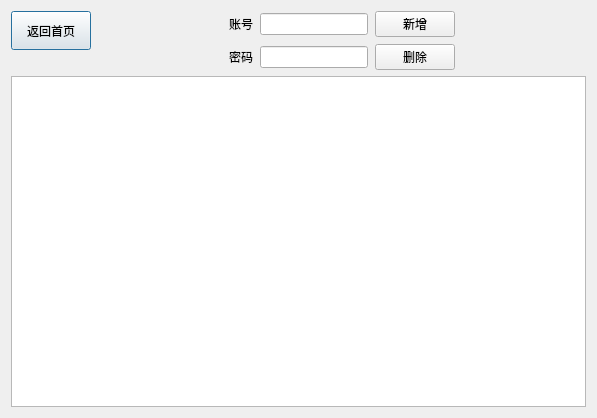
<?xml version="1.0" encoding="UTF-8"?>
<ui version="4.0">
 <class>managewindow</class>
 <widget class="QDialog" name="managewindow">
  <property name="geometry">
   <rect>
    <x>0</x>
    <y>0</y>
    <width>597</width>
    <height>418</height>
   </rect>
  </property>
  <property name="windowTitle">
   <string>Dialog</string>
  </property>
  <property name="sizeGripEnabled">
   <bool>false</bool>
  </property>
  <property name="modal">
   <bool>false</bool>
  </property>
  <layout class="QGridLayout" name="gridLayout_2">
   <item row="0" column="0">
    <layout class="QGridLayout" name="gridLayout">
     <item row="0" column="0">
      <layout class="QHBoxLayout" name="horizontalLayout_3" stretch="1,0,0,5,0,0">
       <property name="spacing">
        <number>7</number>
       </property>
       <item>
        <layout class="QVBoxLayout" name="verticalLayout_3">
         <item>
          <widget class="QPushButton" name="pB_homepage">
           <property name="sizePolicy">
            <sizepolicy hsizetype="Minimum" vsizetype="Minimum">
             <horstretch>0</horstretch>
             <verstretch>0</verstretch>
            </sizepolicy>
           </property>
           <property name="text">
            <string>返回首页</string>
           </property>
          </widget>
         </item>
         <item>
          <spacer name="horizontalSpacer_2">
           <property name="orientation">
            <enum>Qt::Horizontal</enum>
           </property>
           <property name="sizeType">
            <enum>QSizePolicy::Fixed</enum>
           </property>
           <property name="sizeHint" stdset="0">
            <size>
             <width>40</width>
             <height>20</height>
            </size>
           </property>
          </spacer>
         </item>
        </layout>
       </item>
       <item>
        <spacer name="horizontalSpacer_3">
         <property name="orientation">
          <enum>Qt::Horizontal</enum>
         </property>
         <property name="sizeHint" stdset="0">
          <size>
           <width>40</width>
           <height>20</height>
          </size>
         </property>
        </spacer>
       </item>
       <item>
        <layout class="QVBoxLayout" name="verticalLayout_5"/>
       </item>
       <item>
        <layout class="QVBoxLayout" name="verticalLayout_4">
         <item>
          <layout class="QHBoxLayout" name="horizontalLayout_2">
           <item>
            <widget class="QLabel" name="label">
             <property name="sizePolicy">
              <sizepolicy hsizetype="Fixed" vsizetype="Fixed">
               <horstretch>0</horstretch>
               <verstretch>0</verstretch>
              </sizepolicy>
             </property>
             <property name="text">
              <string>账号</string>
             </property>
            </widget>
           </item>
           <item>
            <widget class="QLineEdit" name="lineEdit_acc">
             <property name="sizePolicy">
              <sizepolicy hsizetype="Fixed" vsizetype="Fixed">
               <horstretch>0</horstretch>
               <verstretch>0</verstretch>
              </sizepolicy>
             </property>
            </widget>
           </item>
           <item>
            <widget class="QPushButton" name="pB_addsalesman">
             <property name="sizePolicy">
              <sizepolicy hsizetype="Fixed" vsizetype="Fixed">
               <horstretch>0</horstretch>
               <verstretch>0</verstretch>
              </sizepolicy>
             </property>
             <property name="text">
              <string>新增</string>
             </property>
            </widget>
           </item>
          </layout>
         </item>
         <item>
          <layout class="QHBoxLayout" name="horizontalLayout">
           <item>
            <widget class="QLabel" name="label_2">
             <property name="sizePolicy">
              <sizepolicy hsizetype="Fixed" vsizetype="Fixed">
               <horstretch>0</horstretch>
               <verstretch>0</verstretch>
              </sizepolicy>
             </property>
             <property name="text">
              <string>密码</string>
             </property>
            </widget>
           </item>
           <item>
            <widget class="QLineEdit" name="lineEdit_passw">
             <property name="sizePolicy">
              <sizepolicy hsizetype="Fixed" vsizetype="Fixed">
               <horstretch>0</horstretch>
               <verstretch>0</verstretch>
              </sizepolicy>
             </property>
            </widget>
           </item>
           <item>
            <widget class="QPushButton" name="pB_deletesalesman">
             <property name="sizePolicy">
              <sizepolicy hsizetype="Fixed" vsizetype="Fixed">
               <horstretch>0</horstretch>
               <verstretch>0</verstretch>
              </sizepolicy>
             </property>
             <property name="text">
              <string>删除</string>
             </property>
            </widget>
           </item>
          </layout>
         </item>
        </layout>
       </item>
       <item>
        <layout class="QVBoxLayout" name="verticalLayout_2"/>
       </item>
       <item>
        <spacer name="horizontalSpacer">
         <property name="orientation">
          <enum>Qt::Horizontal</enum>
         </property>
         <property name="sizeHint" stdset="0">
          <size>
           <width>40</width>
           <height>20</height>
          </size>
         </property>
        </spacer>
       </item>
      </layout>
     </item>
     <item row="1" column="0">
      <layout class="QVBoxLayout" name="verticalLayout" stretch="0">
       <property name="spacing">
        <number>7</number>
       </property>
       <item>
        <widget class="QTableView" name="tV_salesman"/>
       </item>
      </layout>
     </item>
    </layout>
   </item>
  </layout>
 </widget>
 <resources/>
 <connections/>
</ui>
